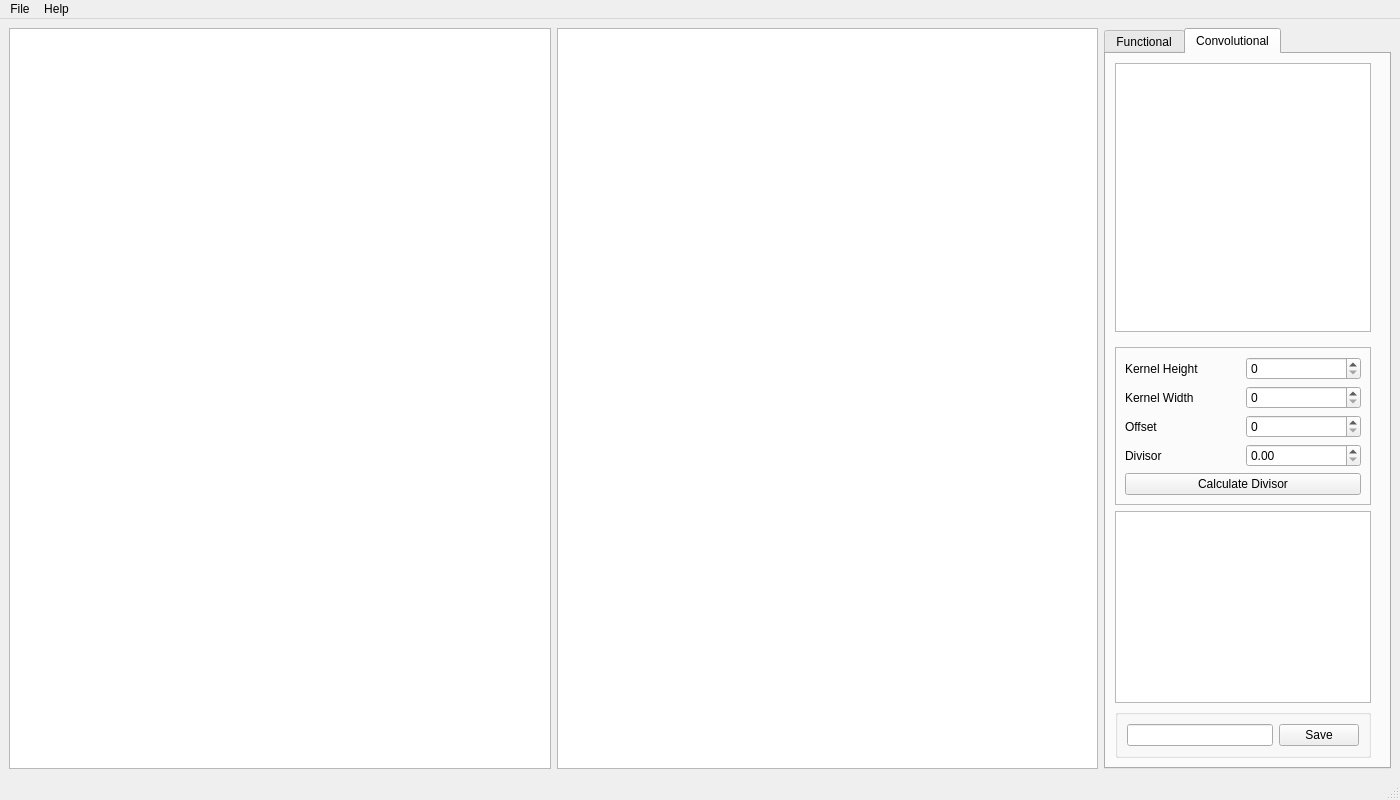
<?xml version="1.0" encoding="UTF-8"?>
<ui version="4.0">
 <class>PMIG</class>
 <widget class="QMainWindow" name="PMIG">
  <property name="geometry">
   <rect>
    <x>0</x>
    <y>0</y>
    <width>1400</width>
    <height>800</height>
   </rect>
  </property>
  <property name="windowTitle">
   <string>PMIG</string>
  </property>
  <widget class="QWidget" name="centralwidget">
   <layout class="QGridLayout" name="gridLayout">
    <item row="0" column="1">
     <layout class="QGridLayout" name="gridLayoutRight">
      <item row="0" column="0">
       <widget class="QTabWidget" name="tabWidget">
        <property name="sizePolicy">
         <sizepolicy hsizetype="Minimum" vsizetype="Expanding">
          <horstretch>0</horstretch>
          <verstretch>0</verstretch>
         </sizepolicy>
        </property>
        <property name="currentIndex">
         <number>1</number>
        </property>
        <widget class="QWidget" name="functional">
         <attribute name="title">
          <string>Functional</string>
         </attribute>
         <layout class="QFormLayout" name="formLayout">
          <item row="0" column="0">
           <widget class="QListWidget" name="listWidget_Functional">
            <property name="sizePolicy">
             <sizepolicy hsizetype="Minimum" vsizetype="Expanding">
              <horstretch>0</horstretch>
              <verstretch>0</verstretch>
             </sizepolicy>
            </property>
           </widget>
          </item>
         </layout>
        </widget>
        <widget class="QWidget" name="convolutional">
         <attribute name="title">
          <string>Convolutional</string>
         </attribute>
         <layout class="QFormLayout" name="formLayout_2">
          <item row="0" column="0">
           <widget class="QListWidget" name="listWidget_Convolutional"/>
          </item>
          <item row="1" column="0">
           <widget class="QFrame" name="frame">
            <property name="sizePolicy">
             <sizepolicy hsizetype="Expanding" vsizetype="Expanding">
              <horstretch>0</horstretch>
              <verstretch>0</verstretch>
             </sizepolicy>
            </property>
            <layout class="QGridLayout" name="gridLayout_3">
             <property name="leftMargin">
              <number>0</number>
             </property>
             <property name="bottomMargin">
              <number>0</number>
             </property>
             <item row="3" column="0">
              <widget class="QGroupBox" name="groupBox_2">
               <layout class="QGridLayout" name="gridLayout_5">
                <property name="topMargin">
                 <number>9</number>
                </property>
                <item row="1" column="1">
                 <widget class="QLineEdit" name="lineEdit"/>
                </item>
                <item row="1" column="2">
                 <widget class="QPushButton" name="pushButton">
                  <property name="text">
                   <string>Save</string>
                  </property>
                 </widget>
                </item>
               </layout>
              </widget>
             </item>
             <item row="0" column="0">
              <widget class="QFrame" name="frame">
               <property name="frameShape">
                <enum>QFrame::StyledPanel</enum>
               </property>
               <property name="frameShadow">
                <enum>QFrame::Raised</enum>
               </property>
               <layout class="QGridLayout" name="gridLayout_4">
                <item row="3" column="0">
                 <widget class="QLabel" name="label_3">
                  <property name="text">
                   <string>Divisor</string>
                  </property>
                 </widget>
                </item>
                <item row="0" column="0">
                 <widget class="QLabel" name="label">
                  <property name="text">
                   <string>Kernel Height</string>
                  </property>
                 </widget>
                </item>
                <item row="1" column="1">
                 <widget class="QSpinBox" name="spinBox_2"/>
                </item>
                <item row="4" column="0" colspan="2">
                 <widget class="QPushButton" name="pushButton_3">
                  <property name="text">
                   <string>Calculate Divisor</string>
                  </property>
                 </widget>
                </item>
                <item row="0" column="1">
                 <widget class="QSpinBox" name="spinBox"/>
                </item>
                <item row="3" column="1">
                 <widget class="QDoubleSpinBox" name="doubleSpinBox"/>
                </item>
                <item row="1" column="0">
                 <widget class="QLabel" name="label_2">
                  <property name="text">
                   <string>Kernel Width</string>
                  </property>
                 </widget>
                </item>
                <item row="2" column="1">
                 <widget class="QSpinBox" name="spinBox_3"/>
                </item>
                <item row="2" column="0">
                 <widget class="QLabel" name="label_4">
                  <property name="text">
                   <string>Offset</string>
                  </property>
                 </widget>
                </item>
               </layout>
              </widget>
             </item>
             <item row="1" column="0">
              <widget class="QTableWidget" name="tableWidget"/>
             </item>
            </layout>
           </widget>
          </item>
         </layout>
        </widget>
       </widget>
      </item>
     </layout>
    </item>
    <item row="0" column="0">
     <layout class="QGridLayout" name="gridLayout_2">
      <item row="0" column="0">
       <widget class="Widgets::ImageView" name="graphicsViewLeft"/>
      </item>
      <item row="0" column="1">
       <widget class="Widgets::ImageView" name="graphicsViewRight"/>
      </item>
     </layout>
    </item>
   </layout>
  </widget>
  <widget class="QMenuBar" name="menubar">
   <property name="geometry">
    <rect>
     <x>0</x>
     <y>0</y>
     <width>1400</width>
     <height>22</height>
    </rect>
   </property>
   <widget class="QMenu" name="menuFile">
    <property name="title">
     <string>File</string>
    </property>
    <addaction name="actionOpen"/>
    <addaction name="actionSave"/>
    <addaction name="separator"/>
    <addaction name="actionReset_Image"/>
   </widget>
   <widget class="QMenu" name="menuHelp">
    <property name="title">
     <string>Help</string>
    </property>
   </widget>
   <addaction name="menuFile"/>
   <addaction name="menuHelp"/>
  </widget>
  <widget class="QStatusBar" name="statusbar"/>
  <action name="actionOpen">
   <property name="text">
    <string>Open</string>
   </property>
   <property name="menuRole">
    <enum>QAction::ApplicationSpecificRole</enum>
   </property>
  </action>
  <action name="actionApply_Inversion">
   <property name="text">
    <string>Apply Inversion</string>
   </property>
  </action>
  <action name="actionUp_Brightness">
   <property name="text">
    <string>Up Brightness</string>
   </property>
  </action>
  <action name="actionSave">
   <property name="text">
    <string>Save</string>
   </property>
  </action>
  <action name="actionReset_Image">
   <property name="text">
    <string>Reset Image</string>
   </property>
  </action>
 </widget>
 <customwidgets>
  <customwidget>
   <class>Widgets::ImageView</class>
   <extends>QGraphicsView</extends>
   <header>imageview.h</header>
  </customwidget>
 </customwidgets>
 <resources/>
 <connections/>
</ui>
